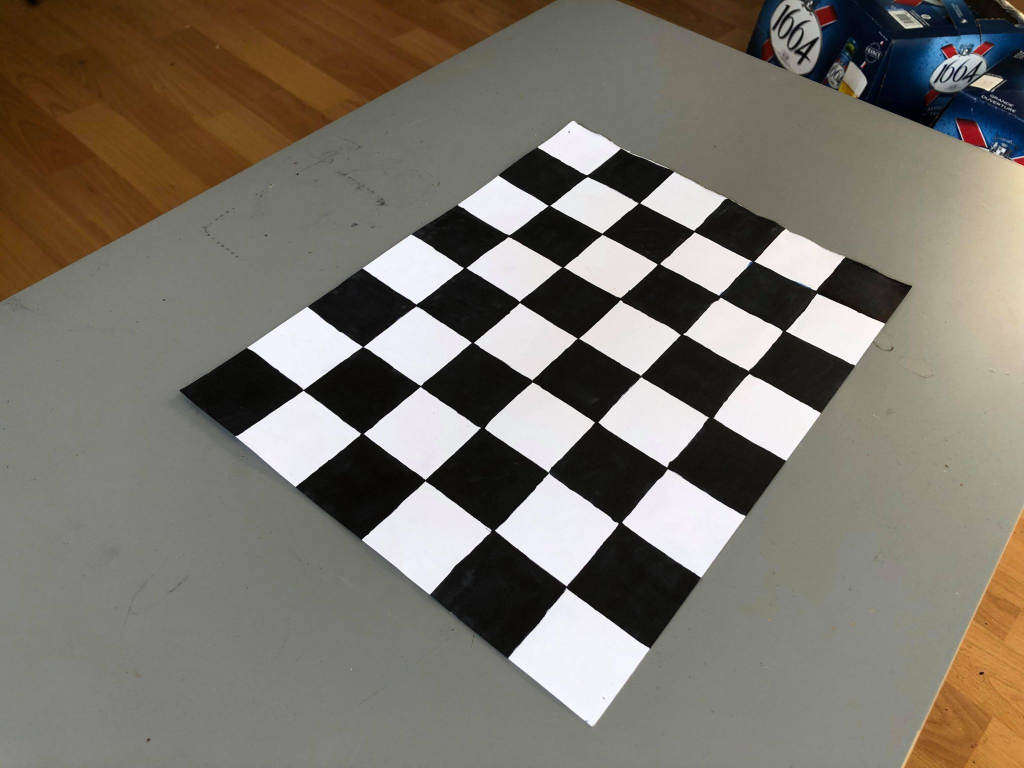
#> input picture Images/board-IPhoneX/chessBoard(1).jpg, 2048 x 1536 px (shown at 1/2 size); its folder holds 5 pictures in this run
$ python 'Modélisation.py'
#> lines starting #> are read from the running program, lines starting #| are printed output that depends on the picture; after the words box and inside, x2 and y2 are one past the last pixel; in counts of white or black regions, pixels touching at a corner belong together
# -*- coding: utf-8 -*-
"""
Created on 2 Dec 2020

@author: chatoux
"""

import numpy as np
import cv2 as cv
from matplotlib import pyplot as plt
from scipy import ndimage
import glob


def CameraCalibration():
    # Define the nb of iteration needed and the error of epsilon
    criteria = (cv.TERM_CRITERIA_EPS + cv.TERM_CRITERIA_MAX_ITER, 30, 0.001)
    # prepare object points, like (0,0,0), (1,0,0), (2,0,0) ....,(6,5,0)
    ############ to adapt ##########################
    objp = np.zeros((5 * 7, 3), np.float32)
    objp[:, :2] = np.mgrid[0:5, 0:7].T.reshape(-1, 2)
    # scaling
    objp[:, :2] *= 40
    #################################################
    # Empty arrays for the points of points of the objtct or the images
    objpoints = []  # points in the real world (3D)
    imgpoints = []  # point in the image (2D)
    ############ to adapt ##########################
    images = glob.glob('./Images/board-IPhoneX/*.jpg')
    #################################################
    for fname in images:
        # img = cv.imread(fname)

        img = cv.pyrDown(cv.imread(fname))
        gray = cv.cvtColor(img, cv.COLOR_BGR2GRAY)
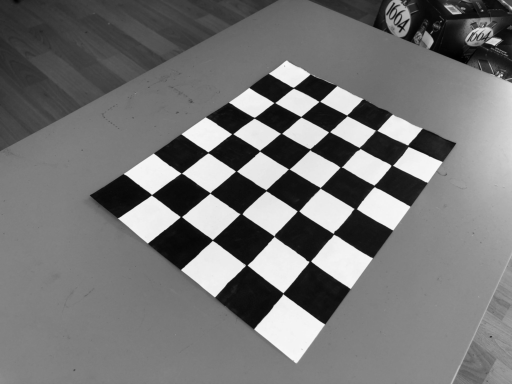
#> gray: shape (768, 1024) (shown at 1/2 size); min 0, max 249, mean 117.2
        # those 2 lines are here to down scale all the images and convert them to black and white pic
        ############ to adapt ##########################
        # Here to find the board corners
        ret, corners = cv.findChessboardCorners(gray, (5, 7), None)
#> ret = True; corners = 35 rows, first 8: [622, 158], [668.1, 169.1], [727.1, 198.3], [778.5, 222.5], [842.5, 254], [602, 175], [639.5, 202.9], [694.2, 231.5]
        #################################################
        print(ret)
#| True
        # Find the corners of a board passed in parameters
        if ret == True:
            objpoints.append(objp)
            corners2 = cv.cornerSubPix(gray, corners, (11, 11), (-1, -1), criteria)
#> corners2 = 35 rows, first 8: [621, 148.3], [674, 171.5], [726.2, 197.8], [784.8, 228.7], [845, 256.8], [602, 175], [639.2, 203.2], [694.3, 231.4]
            imgpoints.append(corners)
            # Displays the corners find previously in the pic
            ############ to adapt ##########################
            cv.drawChessboardCorners(img, (5, 7), corners2, ret)
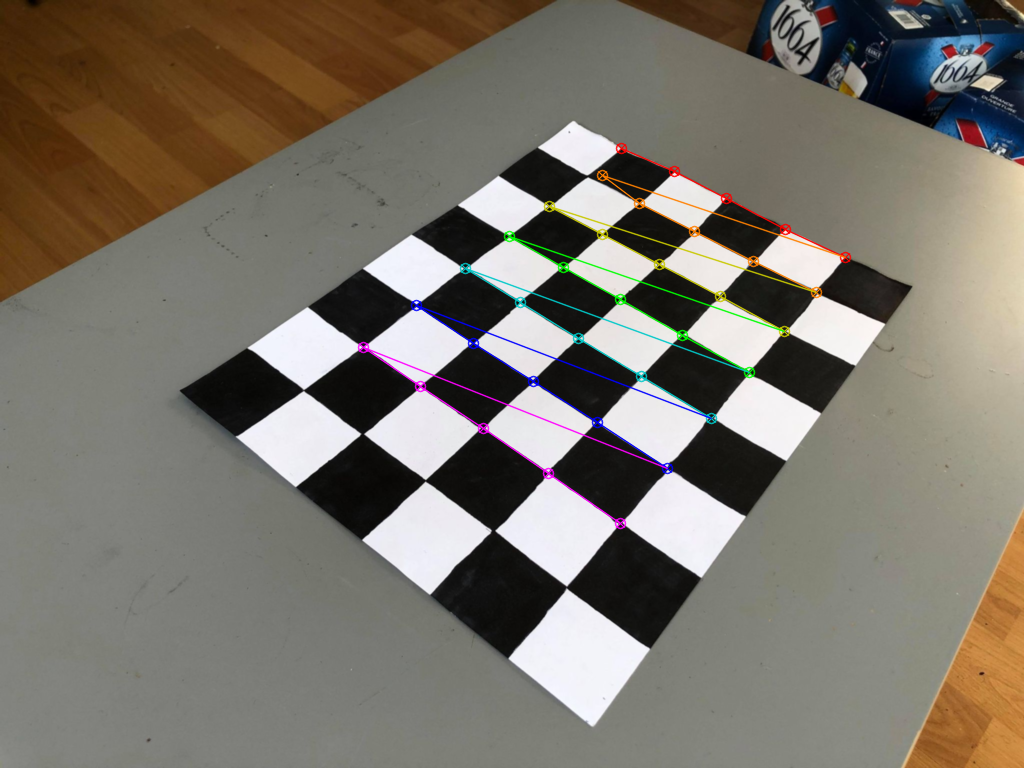
#> img: shape (768, 1024, 3); mean B, G, R 106.7, 116.6, 122.5
            #################################################
            cv.namedWindow('img', 0)
            cv.imshow('img', img)
            cv.waitKey(500)
#> pass 2 of the loop in CameraCalibration, `for fname in images:`:
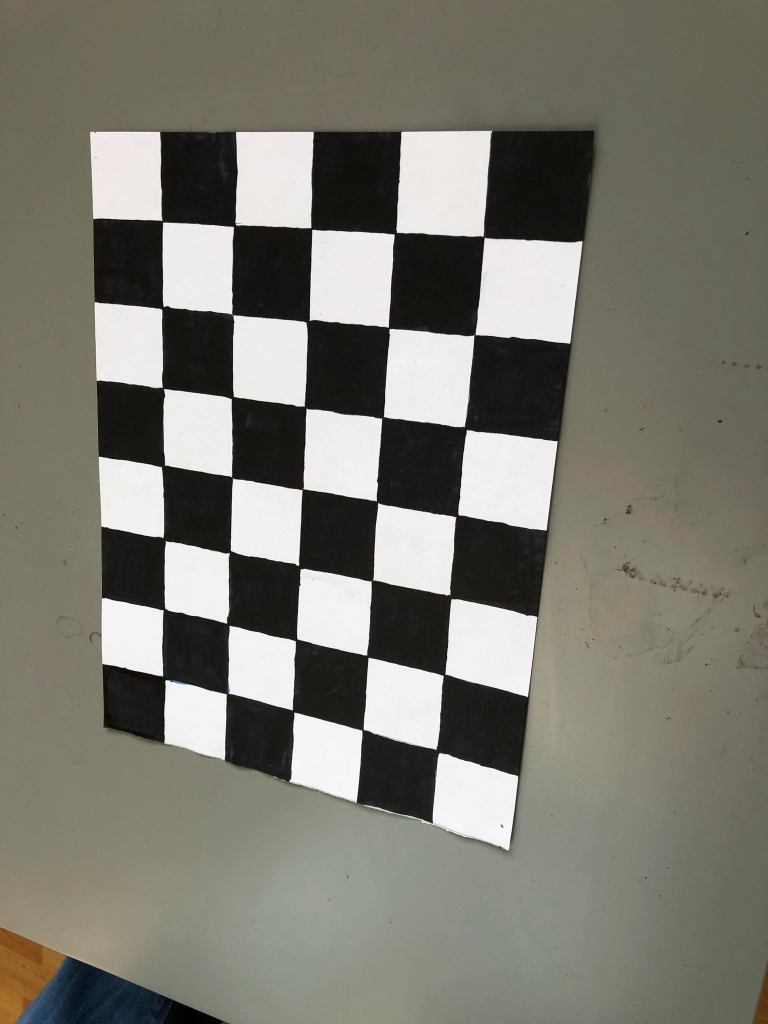
#> input picture Images/board-IPhoneX/chessBoard(10).jpg, 1536 x 2048 px (shown at 1/2 size)
#> in CameraCalibration, `img = cv.pyrDown(cv.imread(fname))`:
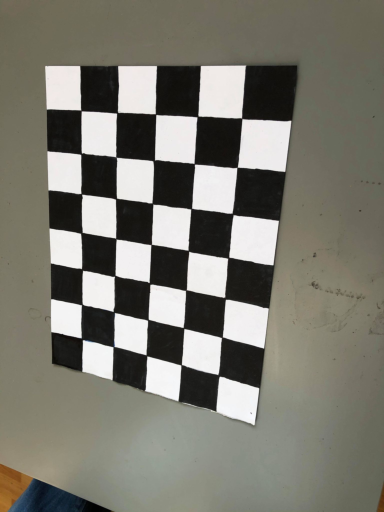
#> img: shape (1024, 768, 3) (shown at 1/2 size); mean B, G, R 112.2, 122, 123.6
#> gray: shape (1024, 768)
#> corners = 35 rows, first 8: [162.6, 221.7], [235.6, 225.1], [311.7, 228.8], [394.5, 234.6], [480, 241], [161.1, 308.7], [232.6, 314.7], [309.5, 320.5]
#| True
#> corners2 = 35 rows, first 8: [162.5, 221.4], [234.5, 226], [311.6, 228.7], [395.5, 233.5], [484, 236.8], [162.7, 307.4], [232.7, 314.6], [307.6, 321.4]
#> in CameraCalibration, `cv.drawChessboardCorners(img, (5, 7), corners2, ret)`:
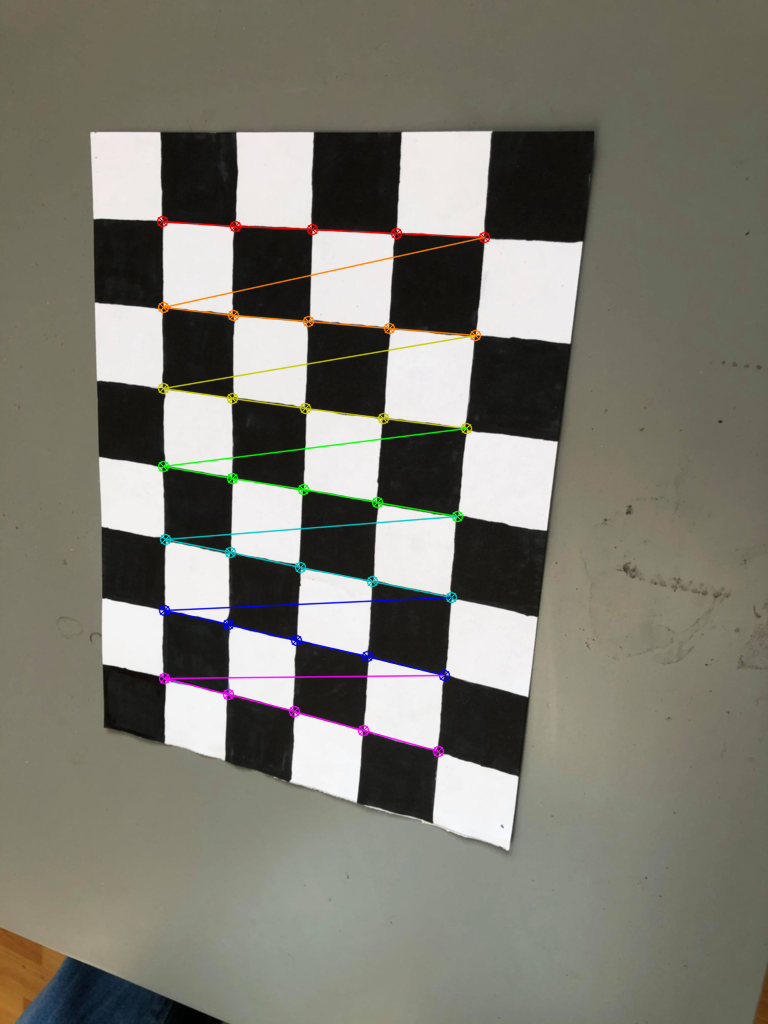
#> img: shape (1024, 768, 3); 1.84% of pixels changed, all inside (x1, y1, x2, y2) = (156, 215, 491, 758)
#> pass 3 of the loop in CameraCalibration, `for fname in images:`:
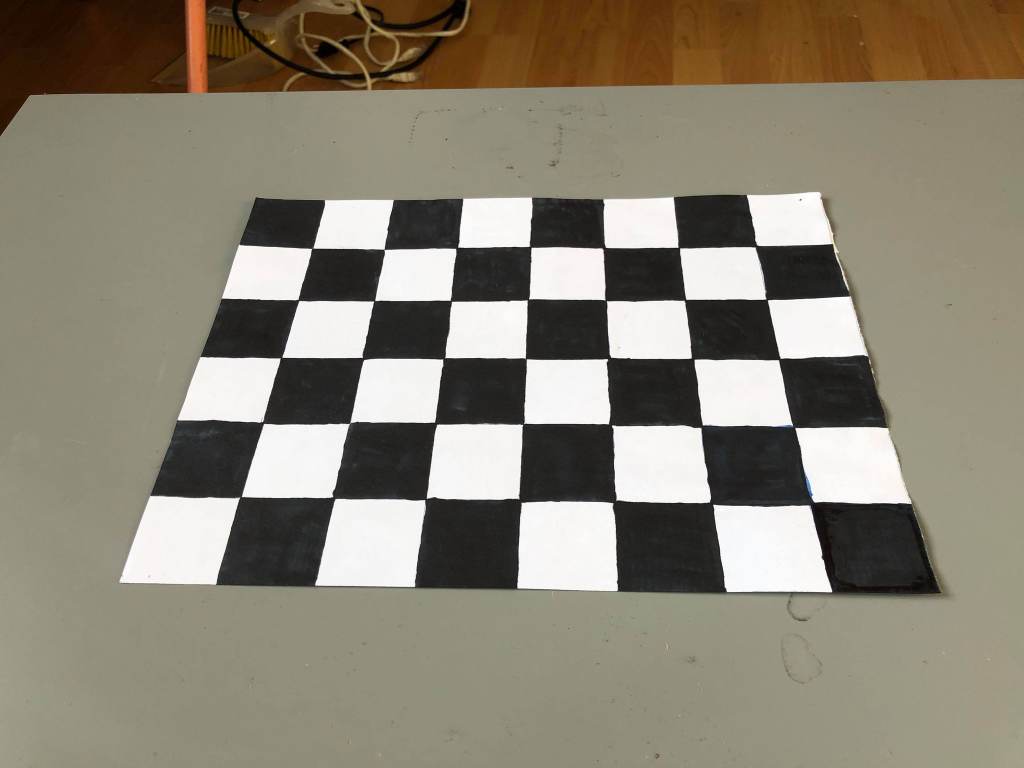
#> input picture Images/board-IPhoneX/chessBoard(11).jpg, 2048 x 1536 px (shown at 1/2 size)
#> in CameraCalibration, `gray = cv.cvtColor(img, cv.COLOR_BGR2GRAY)`:
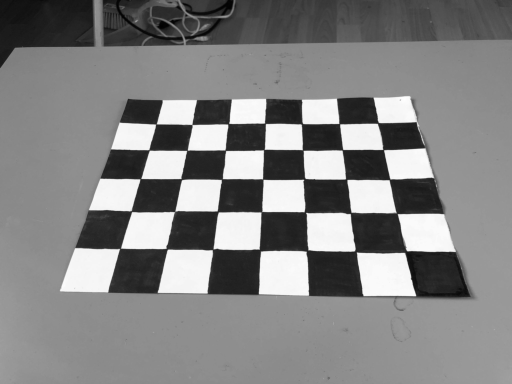
#> gray: shape (768, 1024) (shown at 1/2 size); min 1, max 254, mean 131.5
#> corners = 35 rows, first 8: [757.4, 245.5], [766.4, 299.7], [779.9, 358.8], [792.7, 425.5], [812, 504], [679.1, 247.8], [685.4, 299.6], [691.5, 358.3]
#| True
#> corners2 = 35 rows, first 8: [755.8, 246.3], [766.7, 299.5], [779.4, 359], [793.9, 426.9], [811.4, 503.4], [678.9, 247.7], [685.3, 300.1], [692.8, 358.9]
#> in CameraCalibration, `cv.drawChessboardCorners(img, (5, 7), corners2, ret)`:
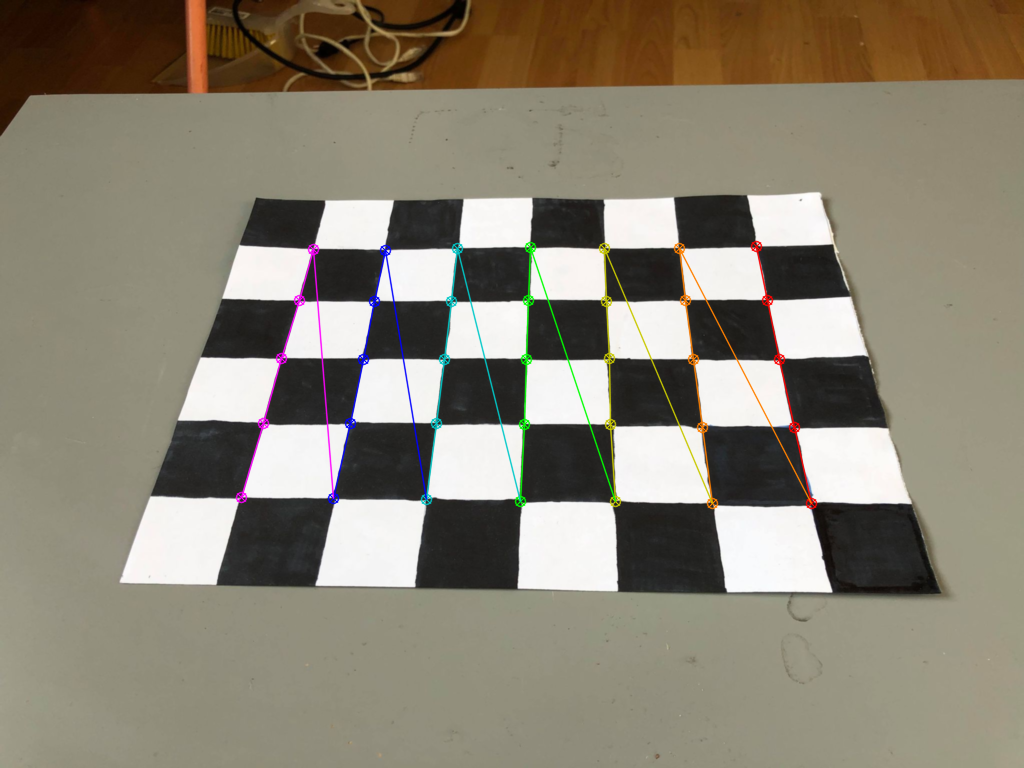
#> img: shape (768, 1024, 3); mean B, G, R 115.9, 131.2, 137.9
#> the loop made 5 passes; the first 3 are shown
    cv.destroyAllWindows()

    # Calibrate the camera by giving us matrix and coefficient for our camera
    ret, mtx, dist, rvecs, tvecs = cv.calibrateCamera(objpoints, imgpoints, gray.shape[::-1], None, None)
    print('camraMatrix\n', mtx)
    print('dist\n', dist)

    ############ to adapt ##########################
    img = cv.pyrDown(cv.imread('./Images/board-IPhoneX/chessBoard(8).jpg'))
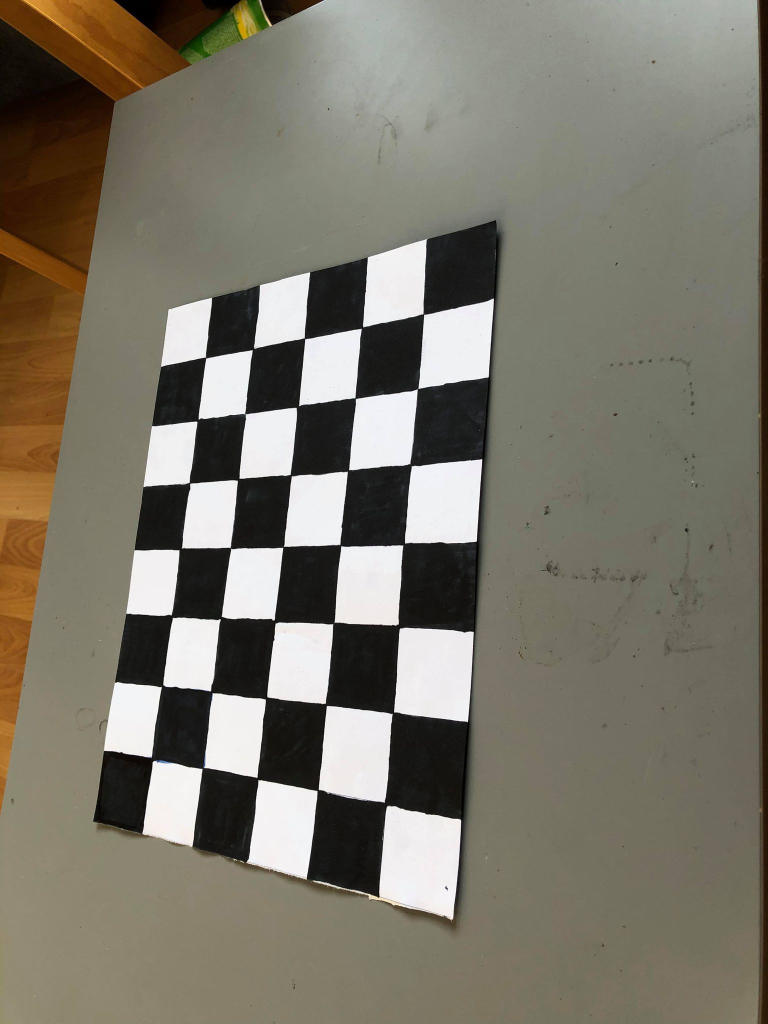
#> input picture Images/board-IPhoneX/chessBoard(8).jpg, 1536 x 2048 px (shown at 1/2 size)
#> img: shape (1024, 768, 3)
    #################################################
    h, w = img.shape[:2]
    newcameramtx, roi = cv.getOptimalNewCameraMatrix(mtx, dist, (w, h), 1, (w, h))
    print('newcameramtx\n', newcameramtx)

    # create the new maping to rectify the images
    mapx, mapy = cv.initUndistortRectifyMap(mtx, dist, None, newcameramtx, (w, h), 5)
    dst = cv.remap(img, mapx, mapy, cv.INTER_LINEAR)

    # creation d'un tableau pour recadrer l'image des distrtions
    x, y, w, h = roi
    dst = dst[y:y + h, x:x + w]
#> dst: shape (138, 51, 3)
    cv.namedWindow('img', 0)
    cv.imshow('img', dst)
    cv.waitKey(0)
    ############ to adapt ##########################
    cv.imwrite('./Images/imgCalib/calibresultM.png', dst)
    #################################################

    mean_error = 0
    for i in range(len(objpoints)):
        imgpoints2, _ = cv.projectPoints(objpoints[i], rvecs[i], tvecs[i], mtx, dist)
        error = cv.norm(imgpoints[i], imgpoints2, cv.NORM_L2) / len(imgpoints2)
        mean_error += error
    print("total error: {}".format(mean_error / len(objpoints)))

    return newcameramtx


# [41 lines left out: functions DepthMapfromStereoImages, drawlines, not called in this run]


def StereoCalibrate(Cameramtx):
    ############ to adapt ##########################
    img1 = cv.pyrDown(cv.imread('./Images/leftMine2.jpg', 0))
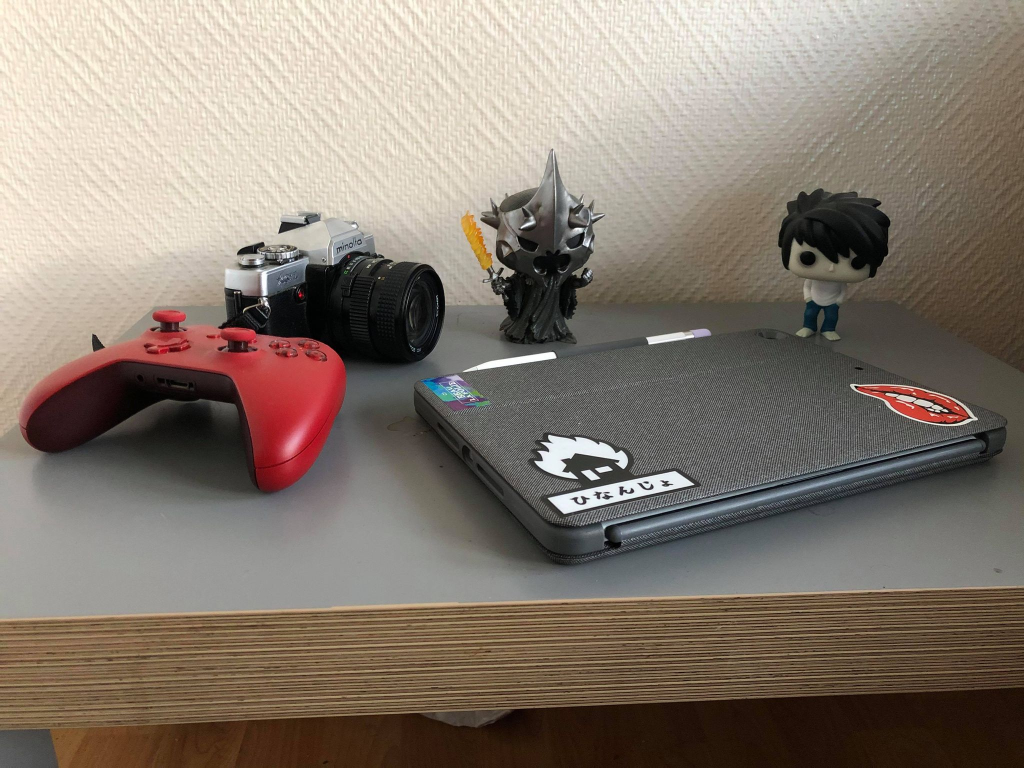
#> input picture Images/leftMine2.jpg, 2048 x 1536 px (shown at 1/2 size)
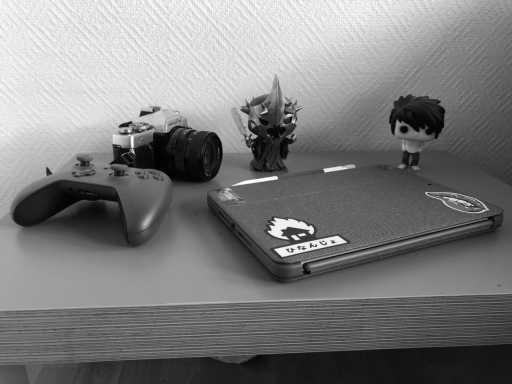
#> img1: shape (768, 1024) (shown at 1/2 size); min 1, max 254, mean 124.7
#> (the run stopped early here; a loop or call above may not have finished)
